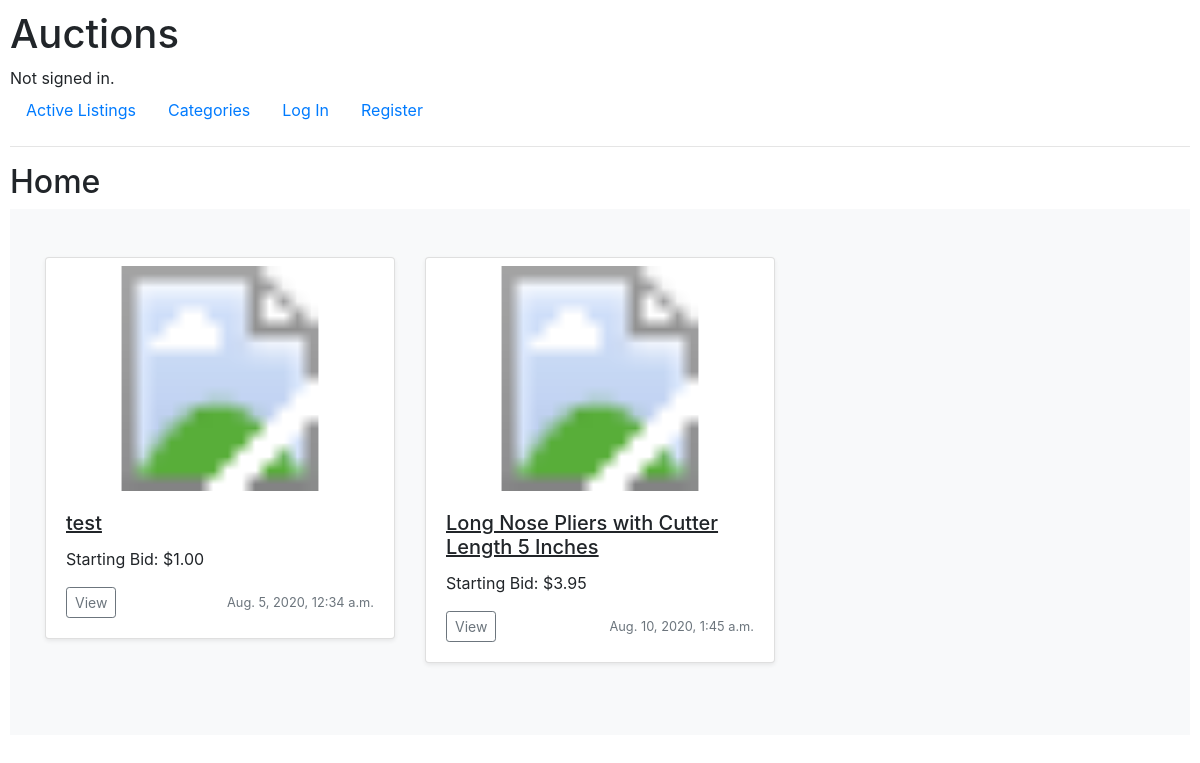
/categories/Home/, run on an earlier commit of the app's database.
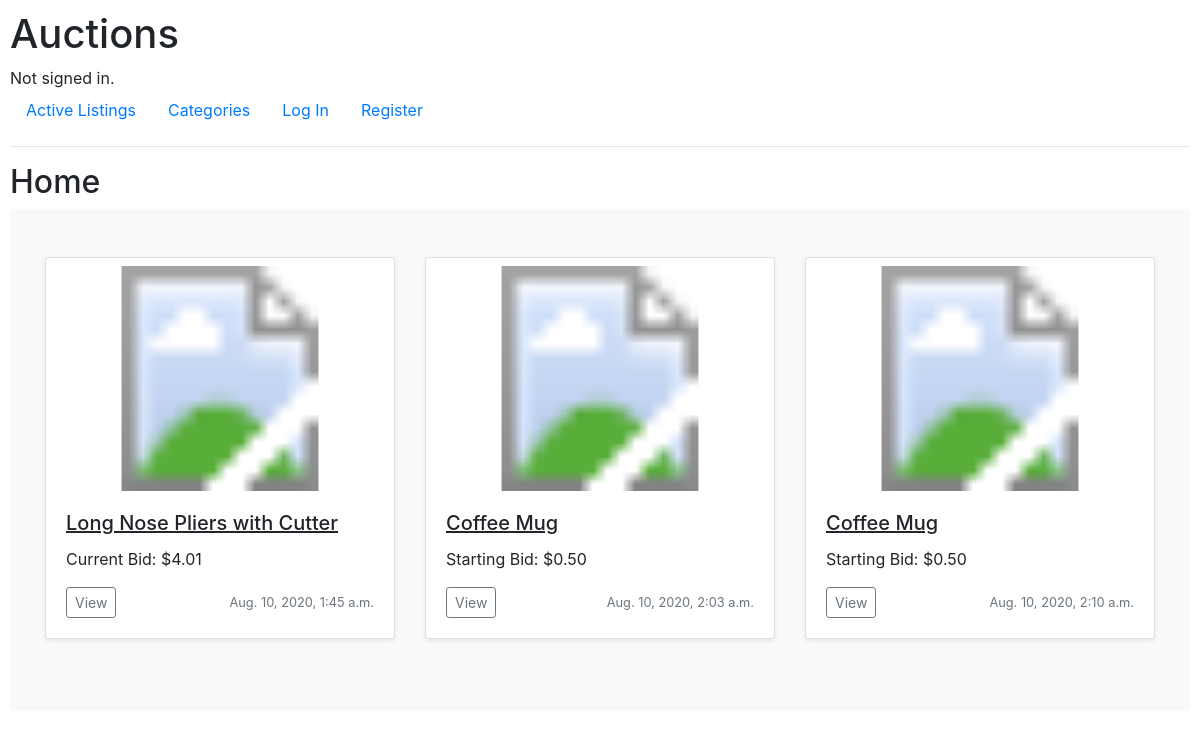
And on a later commit of the database.
### auctions/models.py (models this page shows, shortened)
class Categories(models.Model):
    CATEGORY_CHOICES = [
        (None, 'Uncategorized'),
        ('Art', 'Art'),
        ('Books', 'Books'),
        ('Electronics', 'Electronics'),
        ('Toys', 'Toys'),
        ('Hobby', 'Hobby'),
        ('Home', 'Home'),
        ('Sports', 'Sports'),
        ("Vehicles", 'Vehicles')
    ]
    category = models.CharField(max_length=11, choices=CATEGORY_CHOICES, default=None)

class Listing(models.Model):
    title           = models.CharField(max_length=100)
    description     = models.CharField(max_length=500)
    date            = models.DateTimeField(auto_now_add=True)
    starting_price  = models.DecimalField(max_digits=11, decimal_places=2)                      # highest sold item in the world was 450million, so 11 digits should suffice
    owner           = models.ForeignKey(User, on_delete=models.CASCADE, related_name="owner")
    image           = models.URLField(blank=True) # Default max_length=200
    status          = models.BooleanField(default=True)
    category        = models.ForeignKey(Categories, null=True, related_name="listing_category", on_delete=models.SET_NULL, blank=True)

class Bid(models.Model):
    user    = models.ForeignKey(User, on_delete=models.CASCADE, related_name="bid_user")
    listing = models.ForeignKey(Listing, on_delete=models.CASCADE, related_name="bid_listing")
    bid     = models.DecimalField(max_digits=11, decimal_places=2)

### auctions/views.py (the view)
# urls.py: path("categories/<str:category_name>/", views.category, name="category"),
def category(request, category_name):
    if category_name != 'None':
        category_id = Categories.objects.get(category=category_name).id
    else:
        category_id = None
        category_name = "Uncategorized"
    category_list = Listing.objects.filter(category=category_id)
    return render(request, 'auctions/category.html', {
        'category_list': category_list,
        'category_name': category_name
    })

### auctions/templates/auctions/category.html (shortened to what this page needs)
{% extends "auctions/layout.html" %}
{% block body %}
    <h2>{{ category_name }}</h2>
    {% if category_list %}
        <div class="album py-5 bg-light">
            <div class="container">
                <div class="row">
                    {% for listing in category_list %}
                        <div class="col-md-4">
                            <div class="card mb-4 shadow-sm">
                                <svg class="mt-2 bd-placeholder-img card-img-top" width="100%" height="225" xmlns="http://www.w3.org/2000/svg" preserveAspectRatio="xMidYMid slice" focusable="false" role="img" aria-label="Listing Image">
                                    <title>{{ listing.title }}</title>
                                    <a href="{% url 'listing' listing.id %}"><image href=" {% if listing.image %}{{ listing.image }}{% else %}https://makitweb.com/demo/broken_image/images/noimage.png{% endif %}" width="100%" height="225"/></a>
                                </svg>
                                <div class="card-body">
                                    <h5 class="card-title"><u>{{ listing.title }}</u></h5>
                                    <p class="card-text">
                                        {% if listing.bid_listing.all %}
                                            Current Bid: ${{ listing.bid_listing.all.first.bid }}
                                        {% else %}
                                            Starting Bid: ${{ listing.starting_price }}
                                        {% endif %}
                                    </p>
                                    <div class="d-flex justify-content-between align-items-center">
                                        <div class="btn-group">
                                            <a href="{% url 'listing' listing.id %}" class="btn btn-sm btn-outline-secondary">View</a>
                                        </div>
                                        <small class="text-muted">{{listing.date}}</small>
                                    </div>
                                </div>
                            </div>
                        </div>
                {% endfor %}
        </div>
    {% else %}
        <p>There are no listings in this category.</p>
    {% endif %}
{% endblock %}

### auctions/templates/auctions/layout.html (shortened to what this page needs)
{% load static %}
<!DOCTYPE html>
<html lang="en">
    <head>
        <link rel="stylesheet" href="https://stackpath.bootstrapcdn.com/bootstrap/4.4.1/css/bootstrap.min.css">
        <link href="{% static 'auctions/styles.css' %}" rel="stylesheet">
    </head>
    <body>
        <h1>Auctions</h1>
        <div>
            {% if user.is_authenticated %}
                Signed in as <strong>{{ user.username }}</strong>.
            {% else %}
                Not signed in.
            {% endif %}
        </div>
        <ul class="nav">
            <li class="nav-item">
                <a class="nav-link" href="{% url 'index' %}">Active Listings</a>
            </li>
            <li class="nav-item">
                <a class="nav-link" href="{% url 'categories' %}">Categories</a>
            </li>
            {% if user.is_authenticated %}
                <li class="nav-item">
                    <a class="nav-link" href="{% url 'watchlist' %}">Watchlist</a>
                </li>
                <li class="nav-item">
                    <a class="nav-link" href="{% url 'create_listing' %}">Create Listing</a>
                </li>
                <li class="nav-item">
                    <a class="nav-link" href="{% url 'logout' %}">Log Out</a>
                </li>
            {% else %}
                <li class="nav-item">
                    <a class="nav-link" href="{% url 'login' %}">Log In</a>
                </li>
                <li class="nav-item">
                    <a class="nav-link" href="{% url 'register' %}">Register</a>
                </li>
            {% endif %}
        </ul>
        <hr>
        {% block body %}
        {% endblock %}
    </body>
</html>

### auctions/static/auctions/styles.css (style rules this page uses)
body { padding: 10px; }

What changed in the data, as far as the page shows it:
removed Listing: title "test", starting_price "1.00", date "Aug. 5, 2020, 12:34 a.m."
changed Listing: title "Long Nose Pliers with Cutter Length 5 Inches" → "Long Nose Pliers with Cutter"; bid_listing.all.first.bid (not shown) → "4.01"; starting_price "3.95" → (not shown); text "Starting Bid: $" → "Current Bid: $"
added Listing: title "Coffee Mug", starting_price "0.50", date "Aug. 10, 2020, 2:03 a.m."
added Listing: title "Coffee Mug", starting_price "0.50", date "Aug. 10, 2020, 2:10 a.m."
